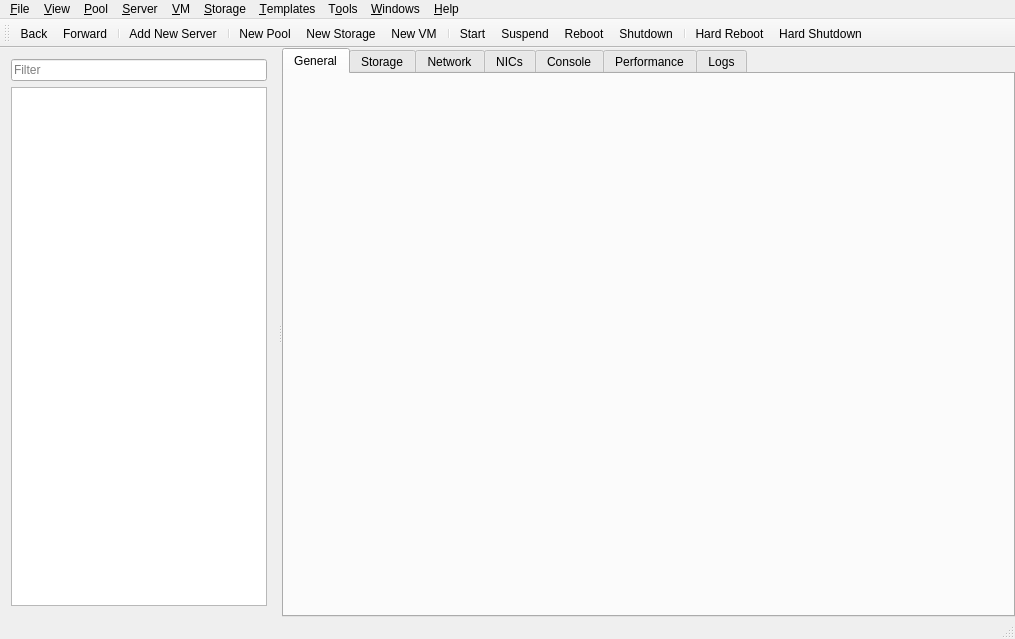
<?xml version="1.0" encoding="UTF-8"?>
<ui version="4.0">
 <class>MainWindow</class>
 <widget class="QMainWindow" name="MainWindow">
  <property name="geometry">
   <rect>
    <x>0</x>
    <y>0</y>
    <width>1015</width>
    <height>630</height>
   </rect>
  </property>
  <property name="windowTitle">
   <string>Xen Manager</string>
  </property>
  <widget class="QWidget" name="centralWidget">
   <layout class="QHBoxLayout" name="horizontalLayout">
    <property name="leftMargin">
     <number>0</number>
    </property>
    <property name="topMargin">
     <number>0</number>
    </property>
    <property name="rightMargin">
     <number>0</number>
    </property>
    <property name="bottomMargin">
     <number>0</number>
    </property>
    <item>
     <widget class="QSplitter" name="splitter">
      <property name="minimumSize">
       <size>
        <width>1015</width>
        <height>569</height>
       </size>
      </property>
      <property name="maximumSize">
       <size>
        <width>16777215</width>
        <height>16777215</height>
       </size>
      </property>
      <property name="frameShape">
       <enum>QFrame::NoFrame</enum>
      </property>
      <property name="frameShadow">
       <enum>QFrame::Plain</enum>
      </property>
      <property name="orientation">
       <enum>Qt::Horizontal</enum>
      </property>
      <widget class="QWidget" name="verticalLayoutWidget">
       <layout class="QVBoxLayout" name="verticalLayout_2">
        <property name="sizeConstraint">
         <enum>QLayout::SetDefaultConstraint</enum>
        </property>
        <item>
         <widget class="QLineEdit" name="treeFilter">
          <property name="maximumSize">
           <size>
            <width>320</width>
            <height>16777215</height>
           </size>
          </property>
          <property name="placeholderText">
           <string>Filter</string>
          </property>
         </widget>
        </item>
        <item>
         <widget class="QTreeView" name="treeView">
          <property name="minimumSize">
           <size>
            <width>128</width>
            <height>0</height>
           </size>
          </property>
          <property name="maximumSize">
           <size>
            <width>320</width>
            <height>16777215</height>
           </size>
          </property>
         </widget>
        </item>
       </layout>
      </widget>
      <widget class="QTabWidget" name="tabWidget">
       <property name="sizePolicy">
        <sizepolicy hsizetype="Expanding" vsizetype="Expanding">
         <horstretch>100</horstretch>
         <verstretch>0</verstretch>
        </sizepolicy>
       </property>
       <property name="currentIndex">
        <number>0</number>
       </property>
       <widget class="QWidget" name="tab_3">
        <attribute name="title">
         <string>General</string>
        </attribute>
       </widget>
       <widget class="QWidget" name="tab_4">
        <attribute name="title">
         <string>Storage</string>
        </attribute>
        <layout class="QVBoxLayout" name="verticalLayout"/>
       </widget>
       <widget class="QWidget" name="tab_2">
        <attribute name="title">
         <string>Network</string>
        </attribute>
       </widget>
       <widget class="QWidget" name="tab_5">
        <attribute name="title">
         <string>NICs</string>
        </attribute>
       </widget>
       <widget class="QWidget" name="tab_6">
        <attribute name="title">
         <string>Console</string>
        </attribute>
       </widget>
       <widget class="QWidget" name="tab_7">
        <attribute name="title">
         <string>Performance</string>
        </attribute>
       </widget>
       <widget class="QWidget" name="tab_8">
        <attribute name="title">
         <string>Logs</string>
        </attribute>
       </widget>
      </widget>
     </widget>
    </item>
   </layout>
  </widget>
  <widget class="QMenuBar" name="menuBar">
   <property name="geometry">
    <rect>
     <x>0</x>
     <y>0</y>
     <width>1015</width>
     <height>20</height>
    </rect>
   </property>
   <widget class="QMenu" name="menuFile">
    <property name="title">
     <string>&amp;File</string>
    </property>
   </widget>
   <widget class="QMenu" name="menu_View">
    <property name="title">
     <string>&amp;View</string>
    </property>
   </widget>
   <widget class="QMenu" name="menu_Pool">
    <property name="title">
     <string>&amp;Pool</string>
    </property>
   </widget>
   <widget class="QMenu" name="menu_Server">
    <property name="title">
     <string>&amp;Server</string>
    </property>
   </widget>
   <widget class="QMenu" name="menu_VM">
    <property name="title">
     <string>&amp;VM</string>
    </property>
   </widget>
   <widget class="QMenu" name="menu_Storage">
    <property name="title">
     <string>&amp;Storage</string>
    </property>
   </widget>
   <widget class="QMenu" name="menu_Templates">
    <property name="title">
     <string>&amp;Templates</string>
    </property>
   </widget>
   <widget class="QMenu" name="menuT_ools">
    <property name="title">
     <string>T&amp;ools</string>
    </property>
   </widget>
   <widget class="QMenu" name="menu_Windows">
    <property name="title">
     <string>&amp;Windows</string>
    </property>
   </widget>
   <widget class="QMenu" name="menu_Help">
    <property name="title">
     <string>&amp;Help</string>
    </property>
   </widget>
   <addaction name="menuFile"/>
   <addaction name="menu_View"/>
   <addaction name="menu_Pool"/>
   <addaction name="menu_Server"/>
   <addaction name="menu_VM"/>
   <addaction name="menu_Storage"/>
   <addaction name="menu_Templates"/>
   <addaction name="menuT_ools"/>
   <addaction name="menu_Windows"/>
   <addaction name="menu_Help"/>
  </widget>
  <widget class="QToolBar" name="mainToolBar">
   <property name="iconSize">
    <size>
     <width>16</width>
     <height>16</height>
    </size>
   </property>
   <property name="toolButtonStyle">
    <enum>Qt::ToolButtonTextBesideIcon</enum>
   </property>
   <attribute name="toolBarArea">
    <enum>TopToolBarArea</enum>
   </attribute>
   <attribute name="toolBarBreak">
    <bool>false</bool>
   </attribute>
   <addaction name="actionBack"/>
   <addaction name="actionForward"/>
   <addaction name="separator"/>
   <addaction name="actionAddNewServer"/>
   <addaction name="separator"/>
   <addaction name="actionNewPool"/>
   <addaction name="actionNewStorage"/>
   <addaction name="actionNewVM"/>
   <addaction name="separator"/>
   <addaction name="actionStart"/>
   <addaction name="actionSuspend"/>
   <addaction name="actionCleanReboot"/>
   <addaction name="actionCleanShutdown"/>
   <addaction name="separator"/>
   <addaction name="actionHardReboot"/>
   <addaction name="actionHardShutdown"/>
  </widget>
  <widget class="QStatusBar" name="statusBar"/>
  <action name="actionBack">
   <property name="text">
    <string>Back</string>
   </property>
  </action>
  <action name="actionForward">
   <property name="text">
    <string>Forward</string>
   </property>
  </action>
  <action name="actionAddNewServer">
   <property name="text">
    <string>Add New Server</string>
   </property>
  </action>
  <action name="actionNewPool">
   <property name="text">
    <string>New Pool</string>
   </property>
  </action>
  <action name="actionNewStorage">
   <property name="text">
    <string>New Storage</string>
   </property>
  </action>
  <action name="actionNewVM">
   <property name="text">
    <string>New VM</string>
   </property>
  </action>
  <action name="actionCleanShutdown">
   <property name="text">
    <string>Shutdown</string>
   </property>
  </action>
  <action name="actionCleanReboot">
   <property name="text">
    <string>Reboot</string>
   </property>
  </action>
  <action name="actionSuspend">
   <property name="text">
    <string>Suspend</string>
   </property>
  </action>
  <action name="actionStart">
   <property name="text">
    <string>Start</string>
   </property>
  </action>
  <action name="actionHardShutdown">
   <property name="text">
    <string>Hard Shutdown</string>
   </property>
  </action>
  <action name="actionHardReboot">
   <property name="text">
    <string>Hard Reboot</string>
   </property>
  </action>
 </widget>
 <layoutdefault spacing="6" margin="11"/>
 <resources/>
 <connections/>
</ui>
